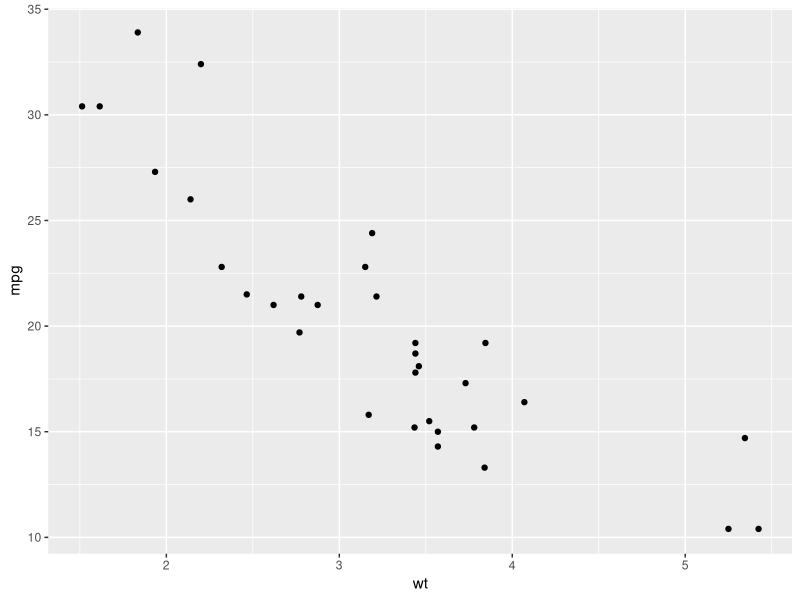
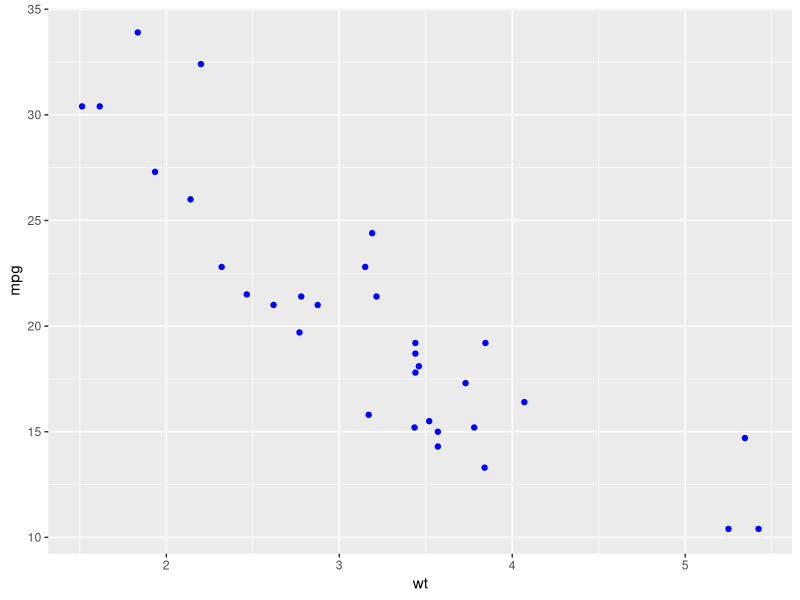
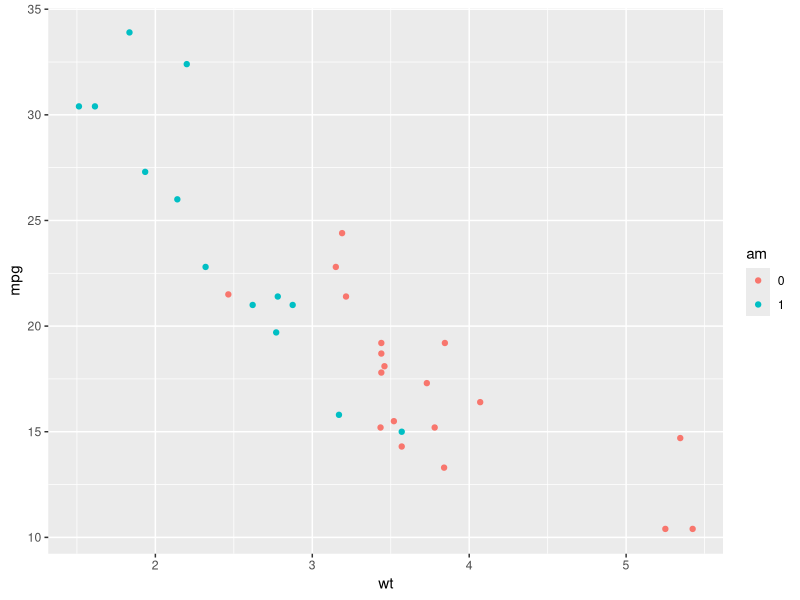
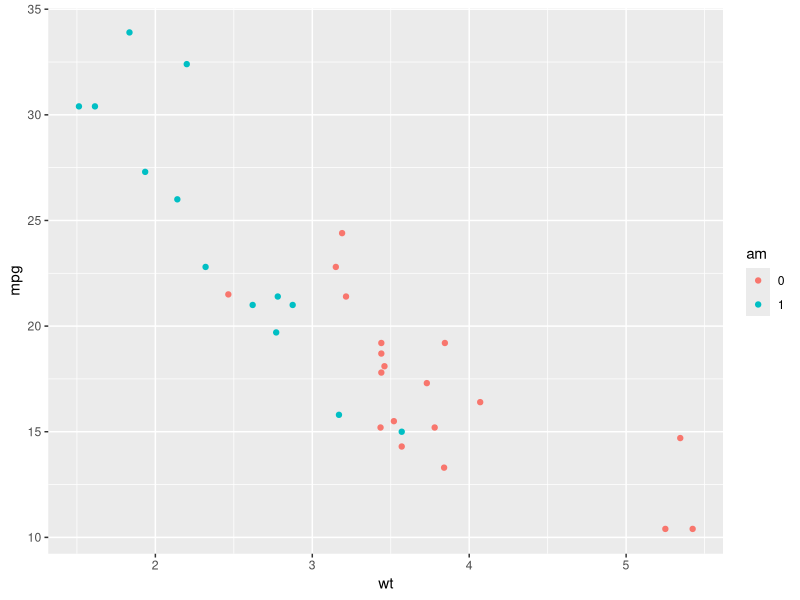
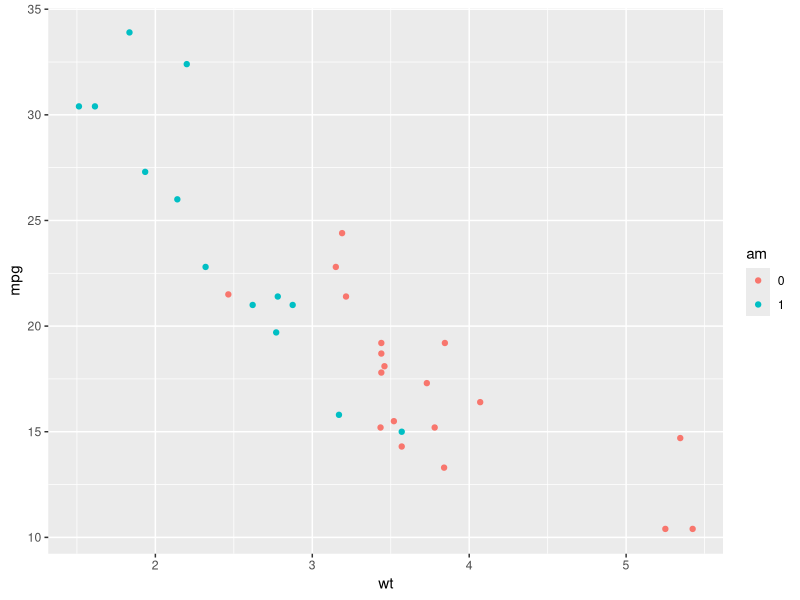
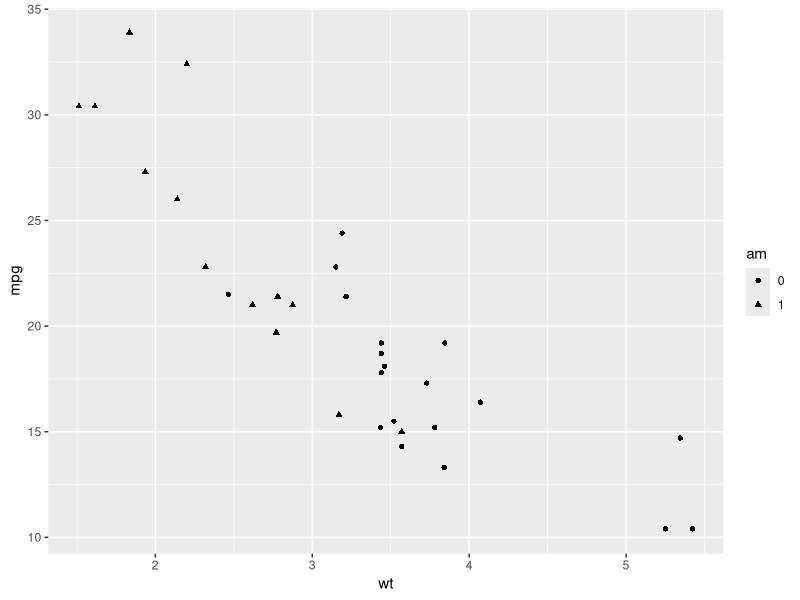
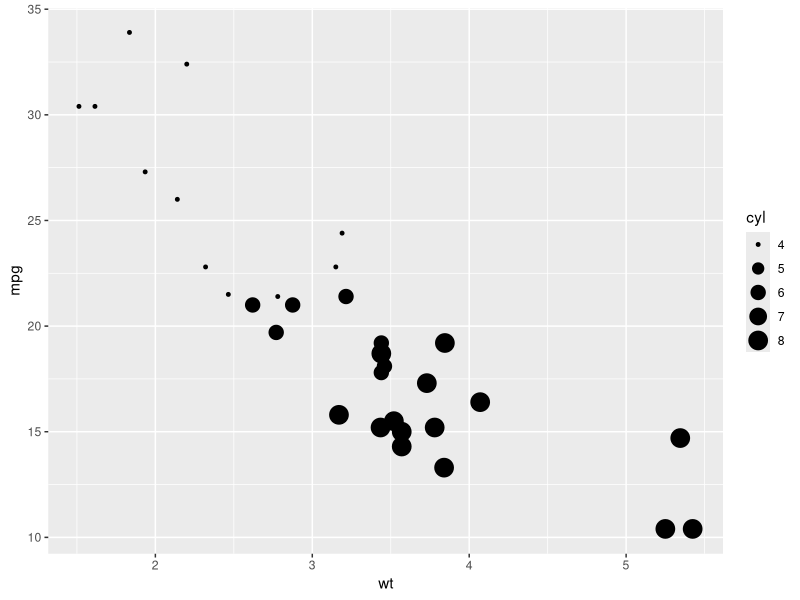
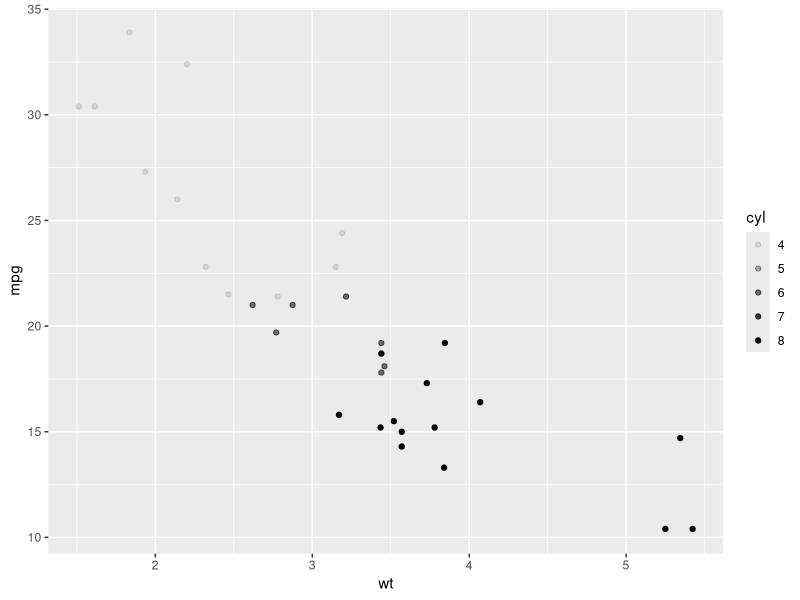

Generate these figures, in order, with R: (Note: this script raises an error after producing the figures.)
################################################################################
##################### Loading Packages & Investigating Data ####################
################################################################################

# 1. Load your packages

library(tidyverse)



# 2. Investigate the dataset

head(mtcars)
str(mtcars)

# QUESTION: What variables are in the data, and what values do you see?



################################################################################
############################ Creating Scatter Plots ############################
################################################################################

# 3. Create your first scatter plot

ggplot(mtcars) +
    geom_point(aes(x = wt, y = mpg))

# QUESTION: What can you say about the relationship between weight and mpg for a car?



# 4. Changing point color in a ggplot scatter plot

ggplot(mtcars) +
    geom_point(aes(x = wt, y = mpg), color = 'blue')

# EXERCISE: Try changing the color to see how that affects your plot.
# HINT: You can try colors like 'red', 'green', or 'yellow'
# HINT: You can also try hex color codes if you have a specific color to match. 
# HINT: Try: '#0FA173' for the color above. Don't forget the #
# HINT: Look up your own hex color codes here: https://htmlcolorcodes.com/color-picker/



# 5. Map the variable am (automatic / manual transmission) to a color
mtcars$am <- factor(mtcars$am)

ggplot(mtcars) +
    geom_point(aes(x = wt, y = mpg, color = am))

# EXERCISE: Run the two blocks of code below and compare their output
# HINT: Look at the color scale in the legend!
# QUESTION: Why did we map the variable am above to a factor? 

# Code block 1
data(mtcars)
ggplot(mtcars) +
    geom_point(aes(x = wt, y = mpg, color = am))

# Code block 2
mtcars$am <- factor(mtcars$am)
ggplot(mtcars) +
    geom_point(aes(x = wt, y = mpg, color = am))



# 6. Changing point shapes in a ggplot scatter plot
mtcars$am <- factor(mtcars$am)
ggplot(mtcars) +
    geom_point(aes(x = wt, y = mpg, shape = am))

# QUESTION: When might you choose to use shape instead of color?



# 7. Changing the size aesthetic mapping in a ggplot scatter plot

ggplot(mtcars) +
    geom_point(aes(x = wt, y = mpg, size = cyl))

# QUESTION: How does modifying the size in this scatter plot affect readability?



# 8. Changing transparency in a ggplot scatter plot with the alpha aesthetic
    
ggplot(mtcars) +
    geom_point(aes(x = wt, y = mpg, alpha = cyl))

# QUESTION: Do you think this transparency makes this graph easier or harder to understand? Why?



# 9. Changing transparency for all points in the graph

ggplot(mtcars) +
    geom_point(aes(x = wt, y = mpg, size = cyl), alpha = 0.3)

# QUESTION: How does this transparency improve the legibility of the points in the bottom right?
# QUESTION: Does this solve the readability issues you identified before?


# 10. Aesthetic mappings vs. parameters in ggplot

ggplot(mtcars) +
    geom_point(aes(x = wt, y = mpg), shape = 18)

ggplot(mtcars) +
    geom_point(aes(x = wt, y = mpg, shape = am))

# QUESTION: What difference do you see in the code above? Why do you think the plots are different?
# HINT: It's related to including shape either INSIDE or OUTSIDE the aes()!


################################################################################
############# Common Errors with Aesthetic Mappings and Parameters #############
################################################################################

# 11. Error: Trying to include aesthetic mappings *outside* your `aes()` call

ggplot(mtcars) + geom_point(geom_point(aes(x = wt, y = mpg), shape = cyl))

# EXERCISE: Why do you think this code returns an error? 
# HINT: Are we including our call to 'shape' in the right place?
# QUESTION: How can you fix this error?



# 12. Error: Trying to specify parameters *inside* your `aes()` call

ggplot(mtcars) + 
    geom_point(aes(x = wt, y = mpg, color = 'blue'))

# EXERCISE: Why do you think this code returns an error? 
# HINT: Are we including our call to 'color' in the right place?
# QUESTION: How can you fix this error?